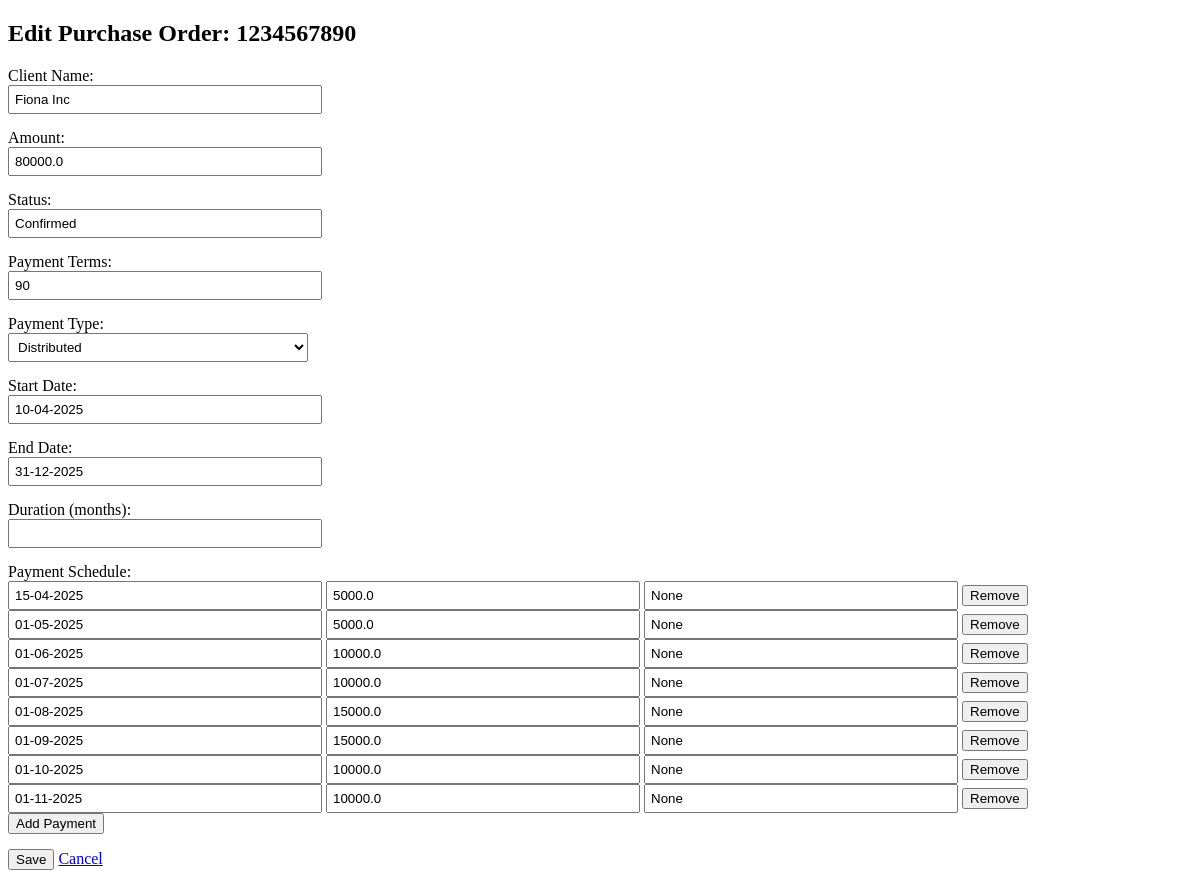
Before: /edit_po/1234567890 with the older database file.
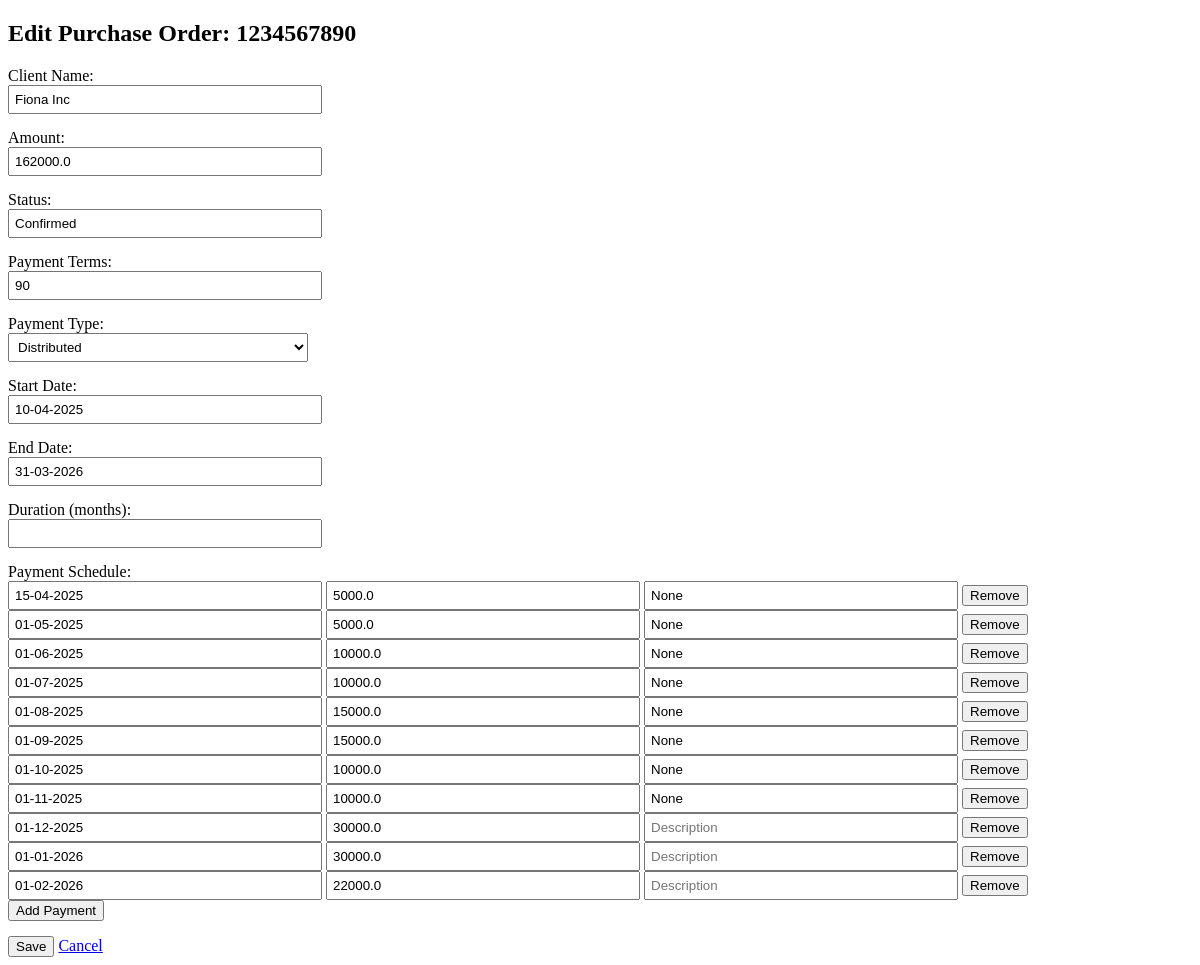
After: the same page with the newer database file.
### db/database.py (models this page shows)
class PurchaseOrder(Base):
    __tablename__ = "purchase_orders"
    id = Column(Integer, primary_key=True, index=True)
    po_id = Column(String, unique=True, index=True)
    client_name = Column(String)
    amount = Column(Float)
    status = Column(String)
    payment_terms = Column(Integer)
    payment_type = Column(String)
    start_date = Column(String)
    end_date = Column(String)
    duration_months = Column(Integer)
    payment_frequency = Column(Integer, nullable=True)
    milestones = relationship("Milestone", cascade="all, delete-orphan", backref="purchase_order")
    payment_schedule = relationship("PaymentSchedule", cascade="all, delete-orphan", backref="purchase_order")

class PaymentSchedule(Base):
    __tablename__ = "payment_schedule"
    id = Column(Integer, primary_key=True)
    po_id = Column(String, ForeignKey("purchase_orders.po_id"))
    payment_date = Column(String)
    payment_amount = Column(Float)
    payment_description = Column(String, nullable=True)

### app.py (the view, shortened to what this page needs)
@app.route('/edit_po/<po_id>', methods=['GET', 'POST'])
def edit_po(po_id):
    po = get_po_with_schedule(po_id)
    if not po:
        return f"<p>PO with ID {po_id} not found.</p>"
    return render_template('edit_po.html', po=po)

### templates/edit_po.html (shortened to what this page needs)
<!DOCTYPE html>
<html>
<head>
</head>
<body>
    <h2>Edit Purchase Order: {{ po['po_id'] }}</h2>
    <form method="post">
        <div class="form-group">
            <label>Client Name:</label>
            <input type="text" name="client_name" value="{{ po['client_name'] }}" required>
        </div>
        <div class="form-group">
            <label>Amount:</label>
            <input type="number" step="0.01" name="amount" value="{{ po['amount'] }}" required>
        </div>
        <div class="form-group">
            <label>Status:</label>
            <input type="text" name="status" value="{{ po['status'] }}" required>
        </div>
        <div class="form-group">
            <label>Payment Terms:</label>
            <input type="number" name="payment_terms" value="{{ po['payment_terms'] }}">
        </div>
        <div class="form-group">
            <label>Payment Type:</label>
            <select name="payment_type" id="payment_type">
                <option value="distributed" {% if po['payment_type'] == 'distributed' %}selected{% endif %}>Distributed</option>
            </select>
        </div>
        <div class="form-group">
            <label>Start Date:</label>
            <input type="text" name="start_date" value="{{ po['start_date'] }}">
        </div>
        <div class="form-group">
            <label>End Date:</label>
            <input type="text" name="end_date" value="{{ po['end_date'] }}">
        </div>
        <div class="form-group">
            <label>Duration (months):</label>
            <input type="number" name="duration_months" value="{{ po['duration_months'] }}">
        </div>
        {% if po['payment_type'] == 'distributed' %}
        <div class="form-group">
            <label>Payment Schedule:</label>
            <div id="schedule-list">
                {% for sched in po['payment_schedule'] %}
                <div class="schedule-entry">
                    <input type="text" name="payment_date" placeholder="Date (DD-MM-YYYY)" value="{{ sched['payment_date'] }}" required>
                    <input type="number" step="0.01" name="payment_amount" placeholder="Amount (USD)" value="{{ sched['payment_amount'] }}" required>
                    <input type="text" name="payment_description" placeholder="Description" value="{{ sched['payment_description'] }}">
                    <button type="button" onclick="removeSchedule(this)">Remove</button>
                </div>
                {% endfor %}
            </div>
            <button type="button" onclick="addSchedule()">Add Payment</button>
        </div>
        {% endif %}
        <button type="submit">Save</button>
        <a href="{{ url_for('forecast') }}">Cancel</a>
    </form>
</body>
</html>

### templates/edit_po.html (style rules this page uses)
label { display: block; margin-top: 10px; }
input, select { width: 300px; padding: 5px; }
.form-group { margin-bottom: 15px; }

Changed rows visible on the page:
changed PurchaseOrder "Fiona Inc": amount "80000.0" → "162000.0"; end_date "31-12-2025" → "31-03-2026"
added PaymentSchedule: payment_date "01-12-2025", payment_amount "30000.0"
added PaymentSchedule: payment_date "01-01-2026", payment_amount "30000.0"
added PaymentSchedule: payment_date "01-02-2026", payment_amount "22000.0"
